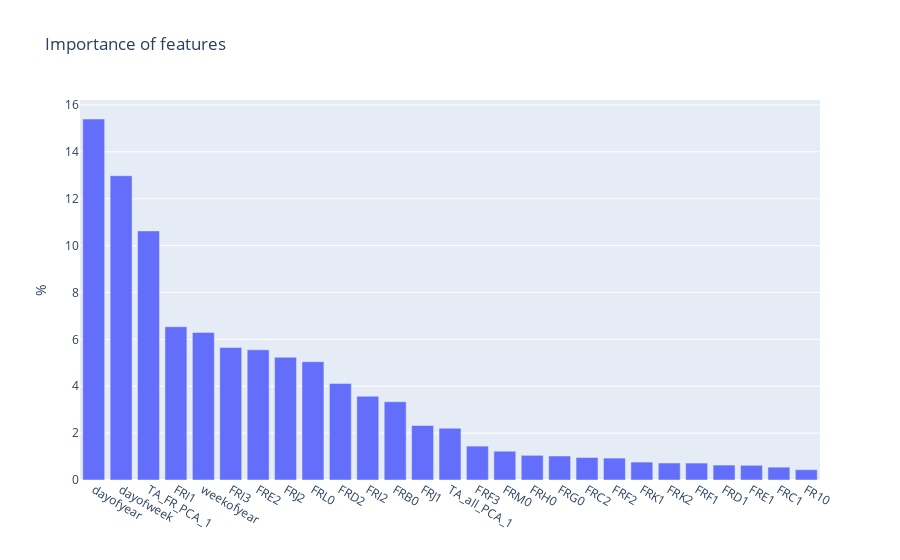

Notebook code cell kept with this figure:
### Code cell
from utils import features_importance
features_importance(model)

### Figure 1 — Plotly figure (JSON) as saved in the notebook; plotly's stock layout.template omitted (floating-point values rounded to 4 significant figures)
{"data": [{"type": "bar", "x": ["dayofyear", "dayofweek", "TA_FR_PCA_1", "FRI1", "weekofyear", "FRI3", "FRE2", "FRJ2", "FRL0", "FRD2", "FRI2", "FRB0", "FRJ1", "TA_all_PCA_1", "FRF3", "FRM0", "FRH0", "FRG0", "FRC2", "FRF2", "FRK1", "FRK2", "FRF1", "FRD1", "FRE1", "FRC1", "FR10"], "y": [15.4, 12.98, 10.63, 6.536, 6.298, 5.65, 5.554, 5.235, 5.048, 4.121, 3.572, 3.339, 2.325, 2.206, 1.445, 1.228, 1.052, 1.025, 0.9608, 0.9345, 0.7641, 0.7251, 0.7217, 0.6371, 0.627, 0.5479, 0.4397]}], "layout": {"title": {"text": "Importance of features"}, "yaxis": {"title": {"text": "%"}}}}
